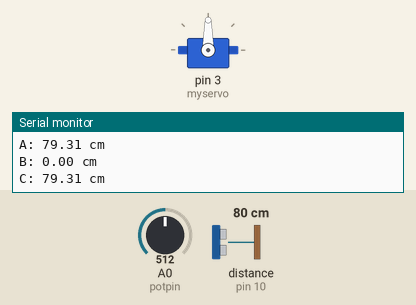
Simulated run of this sketch. Board: Arduino Uno, built with avr-gcc and run on an emulated ATmega328P. Shown: servo, the last lines printed to the serial monitor. Wiring (inferred from the names in the program): ultrasonic range finder: trigger pin 9; echo pin 10. Inputs (shaded band) come from the test bench; at power-on: A0 (potpin) = 512, distance to the obstacle (sensor on pin 10) 80 cm. The echo pulse lasts 58.3 µs per cm.

Above: at 1.2 s.
1.3 s: A0 (potpin) set to 716
At 2.1 s:
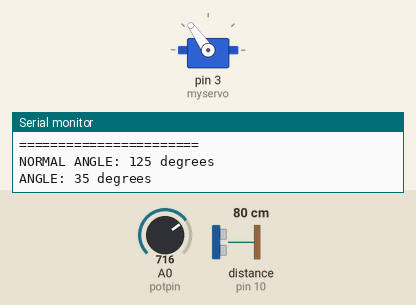
2.8 s: A0 (potpin) set to 900
At 3.6 s:
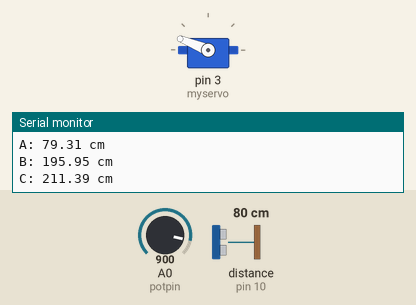
4.3 s: A0 (potpin) set to 1023
At 4.7 s:
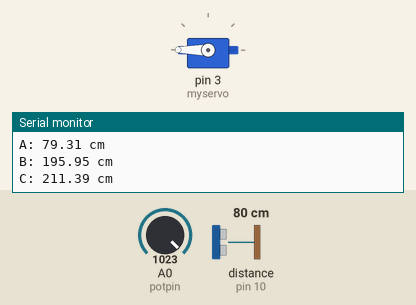
5.8 s: A0 (potpin) set to 306
At 6.9 s:
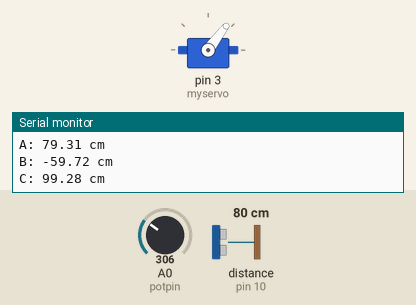
7.3 s: A0 (potpin) set to 122
At 7.9 s:
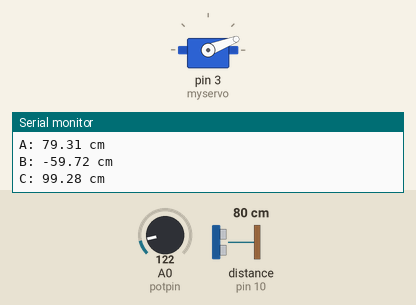
8.8 s: A0 (potpin) set to 80
At 9.5 s:
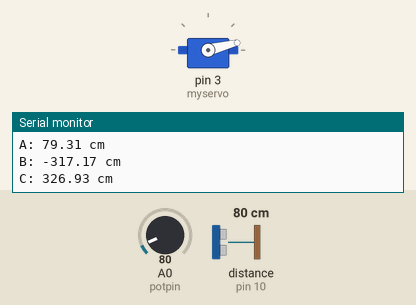
Timing chart, 0 to 11.3 s (numbered marks = the images above; inputs shaded):
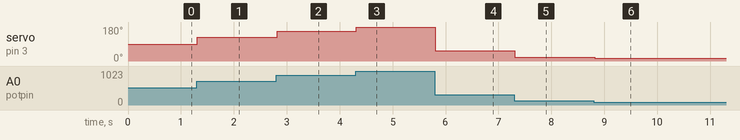

The sketch:

_official_trial_no_lcd.ino
```cpp
#include <Servo.h>

int potpin = 0;
int val;
Servo myservo;

const int trigPin = 9;
const int echoPin = 10;

unsigned long previousMillis = 0;
const unsigned long interval = 1000;

void setup()
{
  Serial.begin(9600);
  myservo.attach(3);  // Attaches the servo to pin 3
  pinMode(trigPin, OUTPUT);
  pinMode(echoPin, INPUT);
}

void loop()
{
  unsigned long currentMillis = millis();

  // Read the potentiometer
  val = analogRead(potpin);
  val = map(val, 0, 1023, 0, 180);

  // Measure distance with HC-SR04
  long duration;
  float distance;

  digitalWrite(trigPin, LOW);
  delayMicroseconds(2);
  digitalWrite(trigPin, HIGH);
  delayMicroseconds(10);
  digitalWrite(trigPin, LOW);

  duration = pulseIn(echoPin, HIGH);
  distance = duration * 0.034 / 2;

  int ang = 0;

  if (val >= 90){
    ang = val - 90;
  }
  else {
    ang = (-1 * (90 - val));
  }

  float height = (distance) * (tan(ang * (3.14/180)));
  float hypotenuse = sqrt(pow(distance, 2) + pow (height, 2));

  // Print values every one second
  if (currentMillis - previousMillis >= interval) {
    previousMillis = currentMillis;

    Serial.println("=======================");
    Serial.println("NORMAL ANGLE: " + String(val) + " degrees");
    Serial.println("ANGLE: " + String(ang) + " degrees");
    Serial.println("A: " + String(distance, 2) + " cm");
    Serial.println("B: " + String(height, 2) + " cm");
    Serial.println("C: " + String(hypotenuse, 2) + " cm");
  }

  myservo.write(val);
  delay(15);
}
```

Measured:
- after the input at 1.3 s, servo on pin 3 (myservo): 90° → 125° at once
- after the input at 2.8 s, servo on pin 3 (myservo): 125° → 158° at once
- after the input at 4.3 s, servo on pin 3 (myservo): 158° → 180° at once
- after the input at 5.8 s, servo on pin 3 (myservo): 180° → 53° at once
- after the input at 7.3 s, servo on pin 3 (myservo): 53° → 21° at once
- after the input at 8.8 s, servo on pin 3 (myservo): 21° → 14° at once
